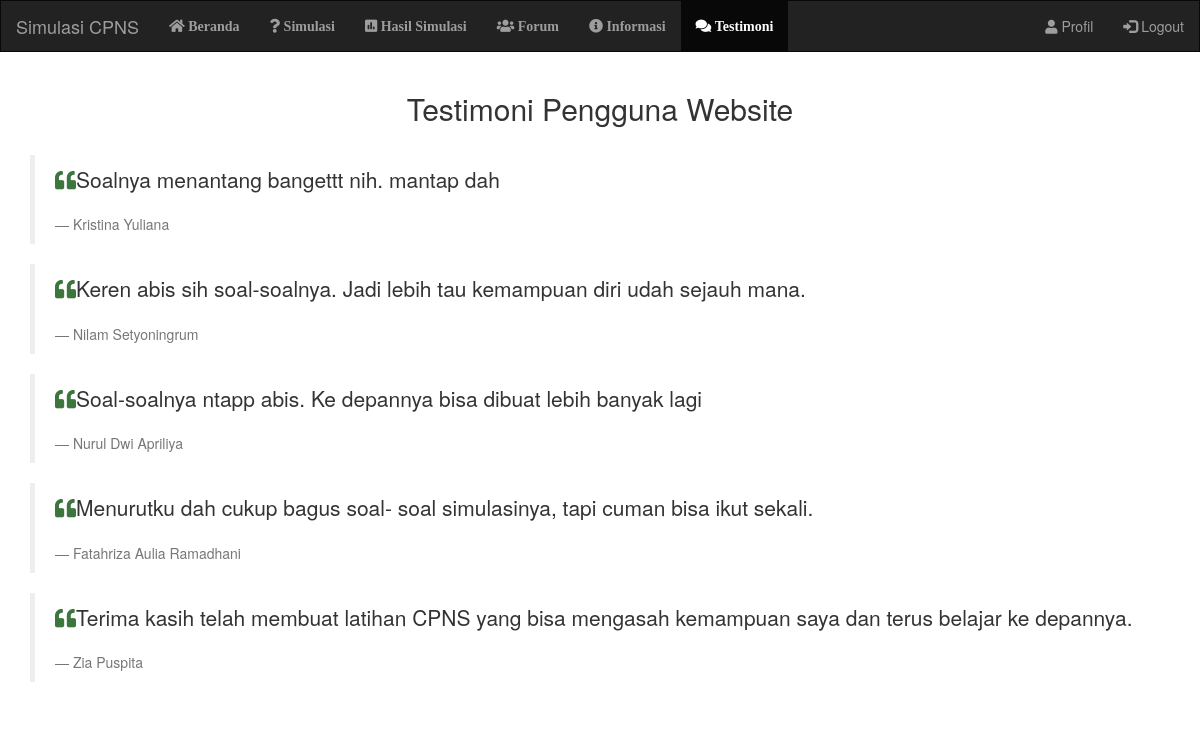
/testimoni_view.php (signed in), run on the app's committed database.
### tables this page shows
CREATE TABLE `testimoni` (
  `idtesti` int(11) NOT NULL,
  `message` text NOT NULL,
  `sender` varchar(50) NOT NULL,
  `date` date NOT NULL
);

CREATE TABLE `profile` (
  `profileid` int(11) NOT NULL,
  `userid` int(11) NOT NULL,
  `name` varchar(50) NOT NULL,
  `tgl_lahir` date NOT NULL
);

### testimoni_view.php (the view, shortened to what this page needs)
<?php require'database.php' ?>
<?php
$t_query = mysqli_query($conn,"SELECT * FROM testimoni ts inner join profile usr on ts.sender = usr.userid");
$results = mysqli_fetch_all($t_query, MYSQLI_ASSOC);
?>
<!DOCTYPE html>
<html lang="en">
  <head>
    <link rel="stylesheet" href="https://maxcdn.bootstrapcdn.com/bootstrap/3.3.7/css/bootstrap.min.css">
    <link rel="stylesheet" type="text/css" href="css/stylesheet.css">
    <link rel="stylesheet" href="plugins/fontawesome-free/css/all.min.css">
  </head>
  <body>
    <nav class="navbar navbar-inverse">
      <div class="container-fluid">
        <div class="navbar-header">
          <a class="navbar-brand" href="home.php">Simulasi CPNS</a>
        </div>
        <ul class="nav navbar-nav">
          <li  ><a href="home.php" class="fas fa-home"> Beranda</a></li>
          <li><a href="studentHome.php" class="fas fa-question"> Simulasi</a></li>
          <li><a href="studentResults.php" class="fas fa-poll"> Hasil Simulasi</a></li>
          <li><a href="forum.php" class="fas fa-users"> Forum</a></li>
          <li><a href="studentInformations.php" class="fas fa-info-circle"> Informasi</a></li>
          <li class="active"><a href="testimoni.php" class="fas fa-comments"> Testimoni</a></li>
        </ul>
        <ul class="nav navbar-nav navbar-right">
          <li><a href="studentProfile.php"><span class="fas fa-user"></span> Profil</a></li>
          <li><a href="logout.php"><span class="glyphicon glyphicon-log-in"></span> Logout</a></li>
        </ul>
      </div>
    </nav>
    <div class="container">
        <h2 align="center">Testimoni Pengguna Website</h2><br>
          <div class="carousel slide" id="carouselExampleIndicators" data-ride="carousel">
                        <div class="carousel-inner px-5 pb-4">
                        <?php foreach ($results as $result){?>
                            <div class="carousel-item active">
                                <div class="media">
                                    <div class="media-body ml-3">
                                        <blockquote class="blockquote border-0 p-0">
                                            <p class="font-italic lead"> <i class="fa fa-quote-left mr-3 text-success"></i><?php echo $result['message'];?></p>
                                            <footer class="blockquote-footer"><?php echo $result['name'];?>
                                            </footer>
                                        </blockquote>
                                    </div>
                                </div>
                            </div>
                        <?php }?>
                        </div>
                    </div>
    </div>
  </body>
</html>

### css/stylesheet.css (style rules this page uses)
body { position: relative; }
* { border-radius: 0 !important; }

### data on the page
testimoni: message "Soalnya menantang bangettt nih. mantap dah", profile.name "Kristina Yuliana"
testimoni: message "Keren abis sih soal-soalnya. Jadi lebih tau kemampuan diri udah sejauh mana.", profile.name "Nilam Setyoningrum"
testimoni: message "Soal-soalnya ntapp abis. Ke depannya bisa dibuat lebih banyak lagi", profile.name "Nurul Dwi Apriliya"
testimoni: message "Menurutku dah cukup bagus soal- soal simulasinya, tapi cuman bisa ikut sekali.", profile.name "Fatahriza Aulia Ramadhani"
testimoni: message "Terima kasih telah membuat latihan CPNS yang bisa mengasah kemampuan saya dan terus belajar ke depannya.", profile.name "Zia Puspita"
